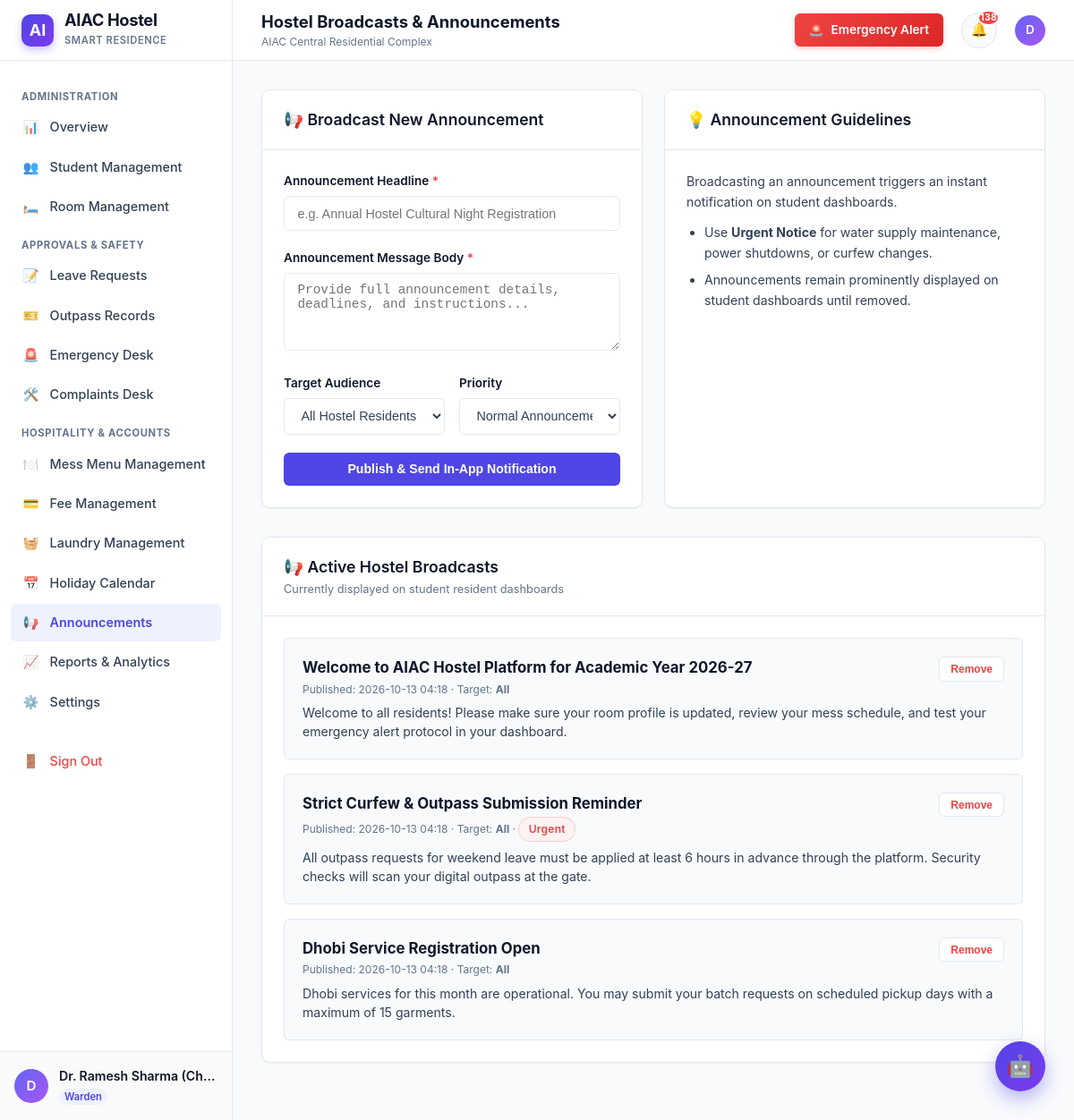
Screenshot of /warden/announcements (signed in) with the database file from the repository.
### tables this page shows
CREATE TABLE users (
        id INTEGER PRIMARY KEY AUTOINCREMENT,
        name TEXT NOT NULL,
        email TEXT NOT NULL UNIQUE,
        password_hash TEXT NOT NULL,
        role TEXT NOT NULL DEFAULT 'student',
        hostel_block TEXT,
        academic_year TEXT,
        room_id INTEGER,
        phone TEXT,
        status TEXT DEFAULT 'active',
        created_at TIMESTAMP DEFAULT CURRENT_TIMESTAMP,
        updated_at TIMESTAMP DEFAULT CURRENT_TIMESTAMP, student_id TEXT, department TEXT, guardian_name TEXT, guardian_phone TEXT, room_number TEXT, room_type TEXT,
        FOREIGN KEY (room_id) REFERENCES rooms(id) ON DELETE SET NULL
    );

CREATE TABLE system_settings (
        key TEXT PRIMARY KEY,
        value TEXT NOT NULL,
        description TEXT
    );

CREATE TABLE announcements (
        id INTEGER PRIMARY KEY AUTOINCREMENT,
        title TEXT NOT NULL,
        content TEXT NOT NULL,
        target_audience TEXT DEFAULT 'all',
        hostel_block TEXT,
        priority TEXT DEFAULT 'normal',
        warden_id INTEGER,
        is_active INTEGER DEFAULT 1,
        created_at TIMESTAMP DEFAULT CURRENT_TIMESTAMP,
        FOREIGN KEY (warden_id) REFERENCES users(id) ON DELETE SET NULL
    );

### app.py (the view, shortened to what this page needs)
@app.route('/warden/announcements', methods=['GET', 'POST'])
@login_required
@warden_required
def warden_announcements():
    conn = database.get_db()
    announcements_list = conn.execute('SELECT * FROM announcements ORDER BY created_at DESC').fetchall()
    blocks = conn.execute('SELECT * FROM hostel_blocks ORDER BY name').fetchall()
    conn.close()
    return render_template('warden_announcements.html', announcements=announcements_list, blocks=blocks)

### app.py (called while the page is built)
def get_current_user():
    user_id = session.get('user_id')
    if not user_id:
        return None
    conn = database.get_db()
    user = conn.execute('SELECT * FROM users WHERE id = ?', (user_id,)).fetchone()
    conn.close()
    return user

def login_required(f):
    @wraps(f)
    def decorated_function(*args, **kwargs):
        if 'user_id' not in session:
            flash('Please log in to access this page.', 'warning')
            return redirect(url_for('login', next=request.path))
        return f(*args, **kwargs)
    return decorated_function

def warden_required(f):
    @wraps(f)
    def decorated_function(*args, **kwargs):
        if 'user_id' not in session:
            flash('Warden login required to access this portal.', 'warning')
            return redirect(url_for('login'))
        if session.get('role') not in ('warden', 'admin'):
            flash('Unauthorized access. Only authorized wardens may access this page.', 'danger')
            return redirect(url_for('student_dashboard'))
        return f(*args, **kwargs)
    return decorated_function

### database.py (called while the page is built)
def get_db(db_path=None):
    target_path = db_path or DATABASE_PATH
    conn = sqlite3.connect(target_path, timeout=30.0)
    conn.row_factory = sqlite3.Row
    conn.execute('PRAGMA foreign_keys = ON;')
    return conn

def get_setting(key, default=None):
    conn = get_db()
    row = conn.execute('SELECT value FROM system_settings WHERE key = ?', (key,)).fetchone()
    conn.close()
    if row:
        return row['value']
    return default

### templates/warden_announcements.html (shortened to what this page needs)
{% extends "base.html" %}
{% block page_title %}Hostel Broadcasts & Announcements{% endblock %}
{% block content %}
<div style="display: grid; grid-template-columns: repeat(auto-fit, minmax(340px, 1fr)); gap: 1.5rem; margin-bottom: 2rem;">
  <div class="content-card" style="margin-bottom: 0;">
    <div class="card-header-bar">
      <h3>📢 Broadcast New Announcement</h3>
    </div>
    <div class="card-body">
      <form action="{{ url_for('warden_announcements') }}" method="POST">
        <div class="form-group">
          <label class="form-label" for="title">Announcement Headline <span style="color:var(--danger)">*</span></label>
          <input type="text" id="title" name="title" class="form-control"
                 placeholder="e.g. Annual Hostel Cultural Night Registration" required>
        </div>
        <div class="form-group">
          <label class="form-label" for="content">Announcement Message Body <span style="color:var(--danger)">*</span></label>
          <textarea id="content" name="content" rows="4" class="form-control"
                    placeholder="Provide full announcement details, deadlines, and instructions..." required></textarea>
        </div>
        <div class="form-row">
          <div class="form-group">
            <label class="form-label" for="target_audience">Target Audience</label>
            <select id="target_audience" name="target_audience" class="form-select">
              <option value="all">All Hostel Residents</option>
            </select>
          </div>
          <div class="form-group">
            <label class="form-label" for="priority">Priority</label>
            <select id="priority" name="priority" class="form-select">
              <option value="normal">Normal Announcement</option>
            </select>
          </div>
        </div>
        <button type="submit" class="btn btn-primary btn-block">
          Publish & Send In-App Notification
        </button>
      </form>
    </div>
  </div>
  <div class="content-card" style="margin-bottom: 0;">
    <div class="card-header-bar">
      <h3>💡 Announcement Guidelines</h3>
    </div>
    <div class="card-body" style="font-size: 0.88rem; color: var(--slate-text); line-height: 1.6;">
      <p>Broadcasting an announcement triggers an instant notification on student dashboards.</p>
      <ul style="padding-left: 1.25rem; margin-top: 0.75rem; display: grid; gap: 0.5rem;">
        <li>Use <b>Urgent Notice</b> for water supply maintenance, power shutdowns, or curfew changes.</li>
        <li>Announcements remain prominently displayed on student dashboards until removed.</li>
      </ul>
    </div>
  </div>
</div>
<div class="content-card">
  <div class="card-header-bar">
    <div>
      <h3>📢 Active Hostel Broadcasts</h3>
      <p>Currently displayed on student resident dashboards</p>
    </div>
  </div>
  <div class="card-body">
    {% if announcements %}
      <div style="display: grid; gap: 1rem;">
        {% for a in announcements %}
          <div style="background: #f8fafc; border-left: 4px solid {{ '#ef4444' if a.priority == 'urgent' else 'var(--primary)' }}; padding: 1.25rem; border-radius: var(--radius-sm); border: 1px solid var(--border);">
            <div style="display: flex; justify-content: space-between; align-items: flex-start; margin-bottom: 0.4rem; flex-wrap: wrap; gap: 0.5rem;">
              <div>
                <h4 style="font-size: 1.05rem; font-weight: 700; color: var(--dark-navy);">{{ a.title }}</h4>
                <div style="font-size: 0.75rem; color: var(--muted-text); margin-top: 2px;">
                  Published: {{ a.created_at[:16] }} · Target: <b>{{ a.target_audience | capitalize }}</b>
                  {% if a.priority == 'urgent' %}· <span class="badge badge-danger">Urgent</span>{% endif %}
                </div>
              </div>
              <div>
                <form action="{{ url_for('warden_announcements') }}" method="POST" onsubmit="return confirm('Remove this announcement?');">
                  <button type="submit" class="btn btn-secondary btn-sm" style="color: var(--danger); font-size: 0.75rem;">
                    Remove
                  </button>
                </form>
              </div>
            </div>
            <p style="font-size: 0.88rem; color: var(--slate-text); line-height: 1.5;">
              {{ a.content }}
            </p>
          </div>
        {% endfor %}
      </div>
    {% else %}
      <div class="empty-state">
        <div class="empty-state-icon">📢</div>
        <h4>No Active Announcements</h4>
        <p>Use the form above to publish your first announcement to students.</p>
      </div>
    {% endif %}
  </div>
</div>
{% endblock %}

### templates/base.html (shortened to what this page needs)
<!DOCTYPE html>
<html lang="en">
<head>
  <link rel="stylesheet" href="{{ url_for('static', filename='css/style.css') }}">
</head>
<body>
<div class="app-wrapper">
  <aside class="sidebar" id="sidebar">
    <div class="sidebar-header">
      <div class="brand-logo">AI</div>
      <div class="brand-text">
        <h1>AIAC Hostel</h1>
        <span>Smart Residence</span>
      </div>
    </div>
    <nav class="sidebar-nav">
      {% if current_user and current_user.role == 'warden' %}
        <div class="nav-group-label">Administration</div>
        <a href="{{ url_for('warden_dashboard') }}" class="nav-item {% if request.path == '/warden/dashboard' %}active{% endif %}">
          <span class="icon">📊</span> Overview
        </a>
        <a href="{{ url_for('warden_students') }}" class="nav-item {% if '/warden/students' in request.path %}active{% endif %}">
          <span class="icon">👥</span> Student Management
        </a>
        <a href="{{ url_for('warden_rooms') }}" class="nav-item {% if '/warden/rooms' in request.path %}active{% endif %}">
          <span class="icon">🛏️</span> Room Management
        </a>
        <div class="nav-group-label">Approvals & Safety</div>
        <a href="{{ url_for('warden_leave_requests') }}" class="nav-item {% if '/warden/leave-requests' in request.path %}active{% endif %}">
          <span class="icon">📝</span> Leave Requests
        </a>
        <a href="{{ url_for('warden_outpasses') }}" class="nav-item {% if '/warden/outpasses' in request.path %}active{% endif %}">
          <span class="icon">🎫</span> Outpass Records
        </a>
        <a href="{{ url_for('warden_emergencies') }}" class="nav-item {% if '/warden/emergencies' in request.path %}active{% endif %}">
          <span class="icon">🚨</span> Emergency Desk
        </a>
        <a href="{{ url_for('warden_complaints') }}" class="nav-item {% if '/warden/complaints' in request.path %}active{% endif %}">
          <span class="icon">🛠️</span> Complaints Desk
        </a>
        <div class="nav-group-label">Hospitality & Accounts</div>
        <a href="{{ url_for('warden_mess_menu') }}" class="nav-item {% if '/warden/mess-menu' in request.path %}active{% endif %}">
          <span class="icon">🍽️</span> Mess Menu Management
        </a>
        <a href="{{ url_for('warden_fees') }}" class="nav-item {% if '/warden/fees' in request.path %}active{% endif %}">
          <span class="icon">💳</span> Fee Management
        </a>
        <a href="{{ url_for('warden_laundry') }}" class="nav-item {% if '/warden/laundry' in request.path %}active{% endif %}">
          <span class="icon">🧺</span> Laundry Management
        </a>
        <a href="{{ url_for('holiday_calendar') }}" class="nav-item {% if request.path == '/holiday-calendar' %}active{% endif %}">
          <span class="icon">📅</span> Holiday Calendar
        </a>
        <a href="{{ url_for('warden_announcements') }}" class="nav-item {% if '/warden/announcements' in request.path %}active{% endif %}">
          <span class="icon">📢</span> Announcements
        </a>
        <a href="{{ url_for('warden_reports') }}" class="nav-item {% if '/warden/reports' in request.path %}active{% endif %}">
          <span class="icon">📈</span> Reports & Analytics
        </a>
        <a href="{{ url_for('warden_settings') }}" class="nav-item {% if '/warden/settings' in request.path %}active{% endif %}">
          <span class="icon">⚙️</span> Settings
        </a>
      {% endif %}
      <div style="margin-top: 1.5rem;">
        <a href="{{ url_for('logout') }}" class="nav-item" style="color: var(--danger);">
          <span class="icon">🚪</span> Sign Out
        </a>
      </div>
    </nav>
    {% if current_user %}
    <div class="sidebar-footer">
      <div class="user-quick-profile">
        <div class="avatar-circle">
          {{ current_user.name[0] | upper }}
        </div>
        <div class="user-info-text">
          <div class="name">{{ current_user.name }}</div>
          <div class="role-badge">{{ current_user.role | capitalize }}</div>
        </div>
      </div>
    </div>
    {% endif %}
  </aside>
  <div class="main-wrapper">
    <header class="topbar">
      <div class="topbar-left">
        <div class="topbar-title">
          <h2>{% block page_title %}Dashboard{% endblock %}</h2>
          <p>{{ hostel_name }}</p>
        </div>
      </div>
      <div class="topbar-right">
        {% if current_user %}
          <a href="{{ url_for('emergency_support') if current_user.role == 'student' else url_for('warden_emergencies') }}" class="emergency-btn-top">
            <span>🚨</span> Emergency Alert
          </a>
          <a href="{{ url_for('notifications') }}" class="notification-bell" title="Notifications">
            <span>🔔</span>
            {% if unread_notifications_count > 0 %}
              <span class="badge">{{ unread_notifications_count }}</span>
            {% endif %}
          </a>
          <a href="{{ url_for('profile') if current_user.role == 'student' else url_for('warden_settings') }}" style="display:flex; align-items:center; gap:0.5rem; text-decoration:none;">
            <div class="avatar-circle" style="width:34px; height:34px; font-size:0.85rem;">
              {{ current_user.name[0] | upper }}
            </div>
          </a>
        {% else %}
          <div style="display:flex; gap:0.5rem;">
            <a href="{{ url_for('login') }}" class="btn btn-primary btn-sm">Sign In</a>
            <a href="{{ url_for('register') }}" class="btn btn-secondary btn-sm">Register</a>
          </div>
        {% endif %}
      </div>
    </header>
    <main class="page-container">
      {% block content %}{% endblock %}
    </main>
  </div>
</div>
<button class="chatbot-toggle-btn" id="chatbotToggle" title="Ask AIAC Virtual Assistant" aria-label="Open AI Hostel Assistant">
  🤖
</button>
</body>
</html>

### rows the page displays
users: name "D", name "Dr. Ramesh Sharma (Ch…", role "Warden"
system_settings: value "AIAC Central Residential Complex"
announcements: title "Welcome to AIAC Hostel Platform for Academic Year 2026-27", created_at "2026-10-13 04:18", target_audience "All", content "Welcome to all residents! Please make sure your room profile is updated, review your mess schedule, and test your emergency alert protocol in your dashboard."
announcements: title "Strict Curfew & Outpass Submission Reminder", created_at "2026-10-13 04:18", target_audience "All", priority "Urgent", content "All outpass requests for weekend leave must be applied at least 6 hours in advance through the platform. Security checks will scan your digital outpass at the gate."
announcements: title "Dhobi Service Registration Open", created_at "2026-10-13 04:18", target_audience "All", content "Dhobi services for this month are operational. You may submit your batch requests on scheduled pickup days with a maximum of 15 garments."

### other values shown
{{ unread_notifications_count }} "138"
